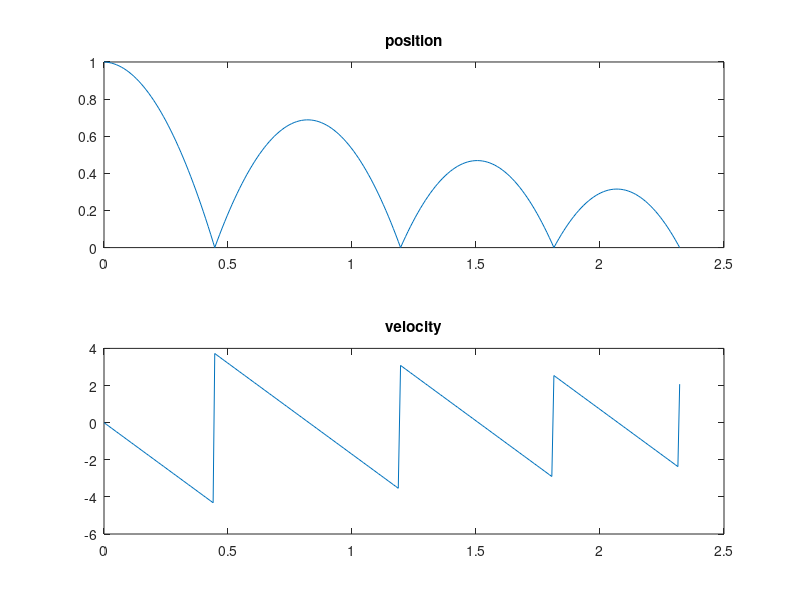

Write MATLAB code to recreate this figure.
%plotData.m
%
% This script loads the data file produced by the c++ code and then plots
% it to a figure.
%

data = csvread('data.csv');
t = data(:,1);
p = data(:,2);
v = data(:,3);

figure(1); clf;
subplot(2,1,1)
plot(t,p)
title('position')
subplot(2,1,2)
plot(t,v)
title('velocity')